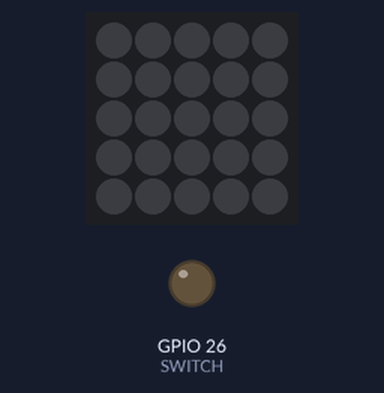
Simulated run of this program. Board: ESP32. Shown: 5×5 RGB LED matrix (first LED top left, wired row by row), output pins drawn as LEDs (lit = HIGH). What the program prints to the serial monitor is not drawn. At 4.0 s the program puts the board to deep sleep or switches it off; the recording ends there.

Above: at 0.1 s.
At 1.1 s:
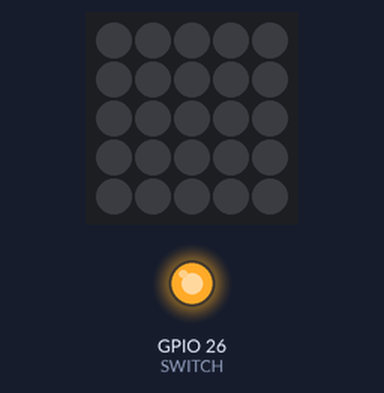
Timing chart, 0 to 4.0 s (numbered marks = the images above):
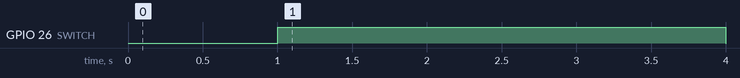

The program:

main.cpp
```cpp
#include <M5Atom.h>

#define SWITCH 26 /* ATOM Grove端子のピン番号 */
#define SLEEPTIME 3600000000 /* 1000000マイクロ秒 × 3600 */

void setup() {
  M5.begin(true, false, true);
  pinMode(SWITCH, OUTPUT);
  // 一回LOWにしとかないとうまく起動してくれない
  digitalWrite(SWITCH, LOW);
  Serial.print("switch low ");
  delay(1000);
  // 3秒くらいONにしないと起動しないときがある
  digitalWrite(SWITCH, HIGH);
  Serial.print("switch high");
  delay(3000);
  digitalWrite(SWITCH, LOW);
  Serial.print("switch low");
  esp_deep_sleep(SLEEPTIME);
}

void loop() {
}
```

Measured:
- by itself, GPIO 26 (SWITCH): LOW → HIGH at 1.0 s, → LOW 3.0 s later
